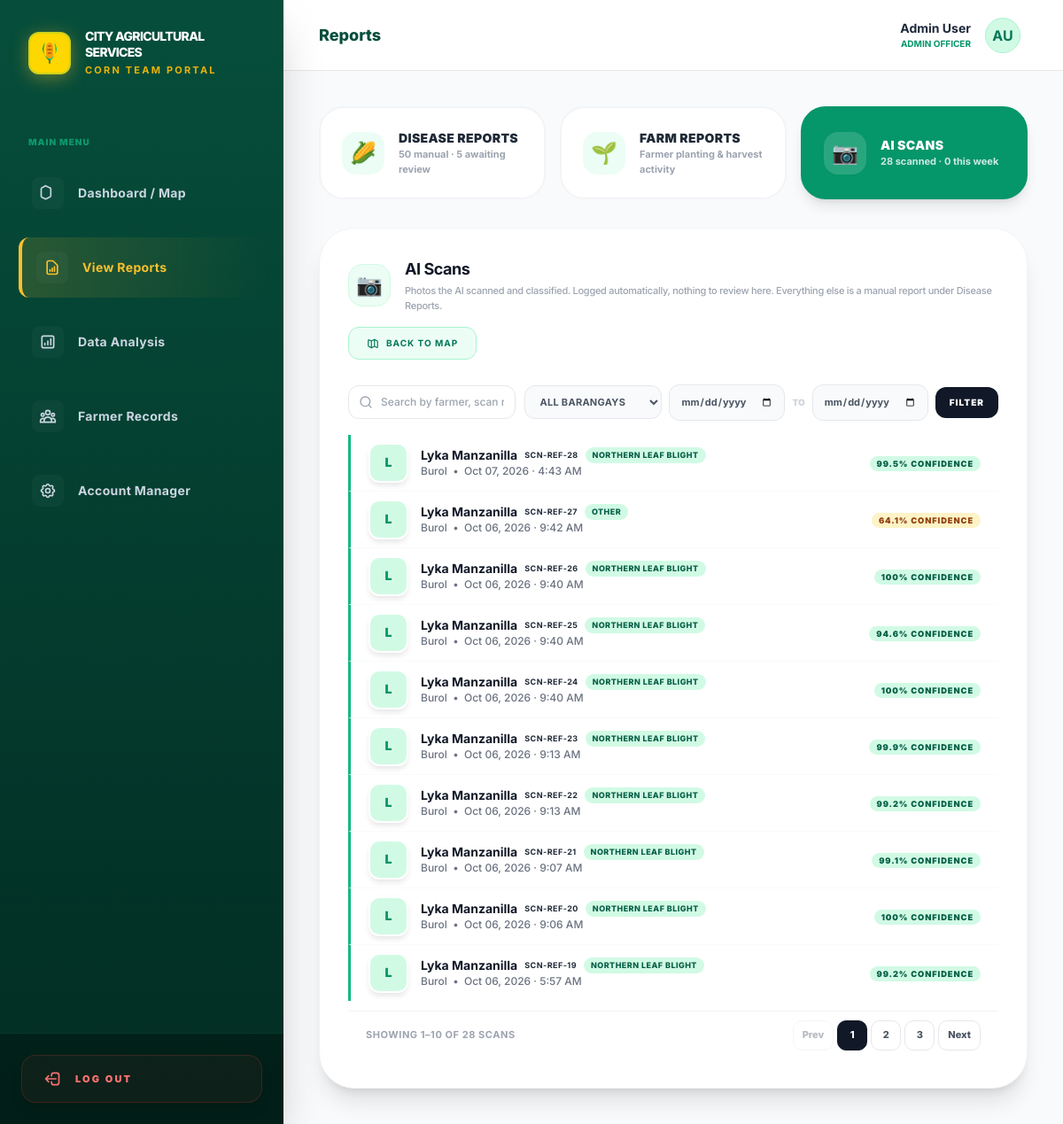
The app's page /reports.php?view=scans (signed in) with its own data.
### tables this page shows
CREATE TABLE `disease_cases` (
  `case_id` int(11) NOT NULL,
  `reference_id` varchar(50) NOT NULL,
  `farm_id` int(11) NOT NULL,
  `farmer_id` int(11) NOT NULL,
  `barangay_id` int(11) DEFAULT NULL,
  `disease_id` int(11) DEFAULT NULL,
  `reported_by` int(11) NOT NULL,
  `report_date` datetime NOT NULL,
  `growth_stage` varchar(50) DEFAULT NULL,
  `date_planted` date DEFAULT NULL,
  `planting_date` date DEFAULT NULL,
  `plants_affected` int(11) DEFAULT NULL,
  `total_plants` int(11) DEFAULT NULL,
  `infection_percentage` decimal(5,2) DEFAULT NULL,
  `severity` enum('low','moderate','high','critical') DEFAULT NULL,
  `description` text DEFAULT NULL,
  `photo_evidence` varchar(255) DEFAULT NULL,
  `status` enum('pending','verified','rejected','resolved') DEFAULT 'pending',
  `verified_by` int(11) DEFAULT NULL,
  `verified_date` date DEFAULT NULL,
  `treatment_recommendation` text DEFAULT NULL,
  `follow_up_date` date DEFAULT NULL,
  `created_at` timestamp NOT NULL DEFAULT current_timestamp(),
  `updated_at` timestamp NOT NULL DEFAULT current_timestamp() ON UPDATE current_timestamp(),
  `remarks` text DEFAULT NULL,
  `recommendation_text` text DEFAULT NULL,
  `recommendation_sent` tinyint(1) NOT NULL DEFAULT 0,
  `recommendation_sent_at` timestamp NULL DEFAULT NULL,
  `farmer_reply_text` longtext DEFAULT NULL,
  `farmer_reply_at` timestamp NULL DEFAULT NULL,
  `source` enum('manual_report','scan') NOT NULL DEFAULT 'manual_report',
  `latitude` decimal(10,8) DEFAULT NULL,
  `longitude` decimal(11,8) DEFAULT NULL,
  `gps_accuracy` decimal(8,2) DEFAULT NULL,
  `altitude` decimal(10,2) DEFAULT NULL,
  `verified_at` datetime DEFAULT NULL,
  `rejected_by` int(11) DEFAULT NULL,
  `rejected_at` datetime DEFAULT NULL,
  `resolved_by` int(11) DEFAULT NULL,
  `resolved_at` datetime DEFAULT NULL
);

CREATE TABLE `farmers` (
  `farmer_id` int(11) NOT NULL,
  `farmer_name` varchar(100) NOT NULL,
  `gender` enum('Male','Female') NOT NULL,
  `age` int(11) NOT NULL,
  `contact_number` varchar(15) NOT NULL,
  `email` varchar(100) DEFAULT NULL,
  `password` varchar(255) NOT NULL,
  `barangay_id` int(11) NOT NULL,
  `years_farming` int(11) DEFAULT NULL,
  `profile_photo` longblob DEFAULT NULL,
  `status` varchar(20) DEFAULT 'active',
  `created_at` timestamp NOT NULL DEFAULT current_timestamp(),
  `updated_at` timestamp NOT NULL DEFAULT current_timestamp() ON UPDATE current_timestamp(),
  `profile_farmers` varchar(255) DEFAULT NULL
);

CREATE TABLE `barangays` (
  `id` varchar(50) NOT NULL,
  `name` varchar(100) NOT NULL,
  `svg_path` text DEFAULT NULL,
  `fill_color` varchar(10) DEFAULT '#06402B',
  `report_issue` text DEFAULT NULL,
  `report_date` datetime DEFAULT NULL,
  `created_at` timestamp NOT NULL DEFAULT current_timestamp()
);

### reports.php (the view, shortened to what the rows shown need)
<?php
$isAjax = (($_SERVER['HTTP_X_REQUESTED_WITH'] ?? '') === 'XMLHttpRequest');
$CASD_AJAX_SKIP_LAYOUT = true;
if ($isAjax && $CASD_AJAX_SKIP_LAYOUT) {
    require_once __DIR__ . "/src/session_guard.php";
} else {
    include "includes/layout.php";
}
require_once __DIR__ . "/new_case_report.php";
require_once __DIR__ . "/reports_poll.php";
$view = $_GET['view'] ?? 'disease';
$filterBarangayId = isset($_GET['barangay_id']) ? (int)$_GET['barangay_id'] : 0;
?>
<?php if ($view === 'scans'): ?>
<?php
$scanBrgySql = $filterBarangayId ? "AND dc.barangay_id = " . (int)$filterBarangayId : "";
$scanDateSql = "";
$scanHighlightId = isset($_GET['scan_id']) ? (int)$_GET['scan_id'] : 0;
$scanLimit       = 500;
$farmerPk = null;
$farmerCols = [];
$fc_q = mysqli_query($conn, "SHOW COLUMNS FROM farmers");
if ($fc_q) { while ($fc = mysqli_fetch_assoc($fc_q)) { $farmerCols[] = $fc['Field']; } }
if (in_array('farmer_name', $farmerCols, true)) {
    foreach (['farmer_id', 'id'] as $cand) {
        if (in_array($cand, $farmerCols, true)) { $farmerPk = $cand; break; }
    }
}
$scanFarmerSelect = $farmerPk ? "f.farmer_name AS farmer_name_db," : "NULL AS farmer_name_db,";
$scanFarmerJoin   = $farmerPk ? "LEFT JOIN farmers f ON f.`$farmerPk` = dc.farmer_id" : "";
$scanParse = function ($desc) {
    $label = null; $conf = null; $confNum = null;
    if (preg_match('/AI scan:\s*(.+?)\s+detected\b/i', (string)$desc, $m)) {
        $label = trim(str_replace('_', ' ', preg_replace('/^Corn_+/i', '', trim($m[1]))));
    }
    if (preg_match('/Confidence:\s*([\d.]+)\s*%/i', (string)$desc, $m)) {
        $conf    = rtrim(rtrim(number_format((float)$m[1], 1), '0'), '.') . '%';
        $confNum = (float)$m[1];
    }
    return [$label, $conf, $confNum];
};
$scanGroups = [];
$scanOrder  = [];
$scan_q = mysqli_query($conn, "SELECT dc.case_id, dc.reference_id, dc.report_date, dc.description,
            dc.farmer_id, dc.disease_id, dc.photo_evidence, dc.latitude, dc.longitude, dc.gps_accuracy,
            $scanFarmerSelect
            b.name AS brgy_name, d.disease_name
        FROM disease_cases dc
        LEFT JOIN barangays b ON dc.barangay_id = b.id
        LEFT JOIN diseases d  ON dc.disease_id  = d.disease_id
        $scanFarmerJoin
        WHERE dc.`source` = 'scan' $scanBrgySql $scanDateSql
        ORDER BY dc.report_date DESC, dc.case_id ASC
        LIMIT $scanLimit");
if ($scan_q) {
    while ($r = mysqli_fetch_assoc($scan_q)) {
        $key = trim((string)($r['reference_id'] ?? '')) !== '' ? (string)$r['reference_id'] : 'case-' . $r['case_id'];
        if (!isset($scanGroups[$key])) {
            $scanGroups[$key] = ['primary' => $r, 'diseases' => [], 'confs' => [], 'confnums' => [], 'case_ids' => []];
            $scanOrder[] = $key;
        }
        [$pLabel, $pConf, $pNum] = $scanParse($r['description']);
        $dn = trim((string)(($r['disease_name'] ?? '') !== '' ? $r['disease_name'] : ($pLabel ?? '')));
        if ($dn !== '' && !in_array($dn, $scanGroups[$key]['diseases'], true)) {
            $scanGroups[$key]['diseases'][] = $dn;
        }
        if ($pConf !== null) { $scanGroups[$key]['confs'][] = $pConf; }
        if ($pNum !== null)  { $scanGroups[$key]['confnums'][] = $pNum; }
        $scanGroups[$key]['case_ids'][] = (int)$r['case_id'];
    }
}
?>
<div class="bg-white p-8 rounded-[2.5rem] border border-gray-100 shadow-xl">
    <div id="scanPanel">
    <div id="scanList" class="divide-y divide-gray-50 mt-4">
        <?php if (count($scanOrder) > 0):
            foreach ($scanOrder as $__sref):
                $sg        = $scanGroups[$__sref];
                $srow      = $sg['primary'];
                $sFarmer   = !empty($srow['farmer_name_db']) ? $srow['farmer_name_db']
                             : ((int)($srow['farmer_id'] ?? 0) > 0 ? 'Farmer #' . (int)$srow['farmer_id'] : '— Unassigned —');
                $sDiseases = !empty($sg['diseases']) ? implode(' + ', $sg['diseases']) : '—';
                $sConf     = !empty($sg['confs']) ? $sg['confs'][0] : null;
                $sConfNum  = !empty($sg['confnums']) ? $sg['confnums'][0] : null;
                $sConfClass = $sConfNum === null ? 'sev-low' : ($sConfNum >= 80 ? 'sev-low' : ($sConfNum >= 60 ? 'sev-moderate' : 'sev-high'));
                $sIsTarget = $scanHighlightId && in_array($scanHighlightId, $sg['case_ids'], true);
                $sPhoto    = trim((string)($srow['photo_evidence'] ?? ''));
                $sPhotoSrc = $sPhoto === '' ? '' : rtrim(SCAN_PHOTO_DIR, '/') . '/' . rawurlencode(basename(str_replace('\\', '/', $sPhoto)));
                $sInitial  = preg_match('/\p{L}/u', $sFarmer, $__im) ? htmlspecialchars(strtoupper($__im[0])) : '?';
                $sTs       = strtotime($srow['report_date']);
                [$__sLabel] = $scanParse($srow['description']);
                $sUnidentified = in_array((int)($srow['disease_id'] ?? 0), [0, 999], true)
                                 && $__sLabel !== null && preg_match('/^(other|unidentified|unknown)\b/i', $__sLabel);
                $scanModal = [
                    'case_id'        => (int)$srow['case_id'],
                    'unidentified'   => (bool)$sUnidentified,
                    'reference_id'   => (string)($srow['reference_id'] ?? ''),
                    'farmer'         => $sFarmer,
                    'barangay'       => $srow['brgy_name'] ?? '— Unassigned —',
                    'disease'        => $sDiseases,
                    'confidence'     => $sConf,
                    'confidence_pct' => $sConfNum,
                    'date'           => date('M d, Y', $sTs),
                    'time'           => date('g:i A', $sTs),
                    'photo'          => $sPhotoSrc,
                    'lat'            => ($srow['latitude']  ?? '') !== '' ? $srow['latitude']  : null,
                    'lng'            => ($srow['longitude'] ?? '') !== '' ? $srow['longitude'] : null,
                    'acc'            => ($srow['gps_accuracy'] ?? '') !== '' ? $srow['gps_accuracy'] : null,
                ];
                $sSearch   = strtolower(implode(' ', [
                    $sFarmer, (string)($srow['reference_id'] ?? ''), $srow['brgy_name'] ?? '', $sDiseases,
                ]));
        ?>
        <div class="dr-row scan-row" data-ref="<?= htmlspecialchars(trim((string)($srow['reference_id'] ?? '')) !== '' ? $srow['reference_id'] : 'c' . $srow['case_id']) ?>" <?= $sIsTarget ? 'id="scanTargetRow"' : '' ?>
             style="border-left:3px solid #10b981;<?= $sIsTarget ? 'background:#ecfdf5;' : '' ?>"
             data-search="<?= htmlspecialchars($sSearch) ?>"
             role="button" tabindex="0"
             onclick='openScanModal(<?= htmlspecialchars(json_encode($scanModal), ENT_QUOTES, 'UTF-8') ?>)'
             onkeydown="if(event.key==='Enter'||event.key===' '){event.preventDefault();this.click();}">
            <div class="flex items-center gap-3.5 min-w-0">
                <?php if ($sPhotoSrc !== ''): ?>
                <div class="farmer-avatar bg-emerald-100 items-center justify-center text-emerald-600 font-black text-sm rounded-xl" style="display:none"><?= $sInitial ?></div>
                <?php else: ?>
                <div class="farmer-avatar bg-emerald-100 flex items-center justify-center text-emerald-600 font-black text-sm rounded-xl shrink-0"><?= $sInitial ?></div>
                <?php endif; ?>
                <div class="min-w-0">
                    <div class="flex items-center gap-2 flex-wrap">
                        <span class="font-bold text-gray-900 text-sm truncate"><?= htmlspecialchars($sFarmer) ?></span>
                        <?php if (!empty($srow['reference_id'])): ?>
                        <span class="text-[9px] font-bold uppercase tracking-wider text-gray-800"><?= htmlspecialchars($srow['reference_id']) ?></span>
                        <?php endif; ?>
                        <span class="dr-type-chip"><?= htmlspecialchars($sDiseases) ?></span>
                    </div>
                    <p class="text-xs text-gray-500 font-medium truncate">
                        <?= htmlspecialchars($srow['brgy_name'] ?? '— Unassigned —') ?> &nbsp;&bull;&nbsp; <?= htmlspecialchars(date('M d, Y', strtotime($srow['report_date']))) ?> &middot; <?= htmlspecialchars(date('g:i A', strtotime($srow['report_date']))) ?>
                    </p>
                </div>
            </div>
            <div class="flex items-center gap-2 shrink-0">
                <?php if ($sConf !== null): ?>
                <span class="sev-badge <?= $sConfClass ?>"><?= htmlspecialchars($sConf) ?> confidence</span>
                <?php endif; ?>
            </div>
        </div>
        <?php endforeach; endif; ?>
    </div>
    </div>
</div>
<?php endif;  ?>
<?php include "includes/layout-end.php"; ?>

### records on screen
disease_cases: farmer.farmer_name "L", farmer.farmer_name "Lyka Manzanilla", reference "SCN-REF-28", sDiseases "NORTHERN LEAF BLIGHT", barangay.name "Burol", report_date "Oct 07, 2026", report_date "4:43 AM", sConf "99.5%"
disease_cases: farmer.farmer_name "L", farmer.farmer_name "Lyka Manzanilla", reference "SCN-REF-27", sDiseases "OTHER", barangay.name "Burol", report_date "Oct 06, 2026", report_date "9:42 AM", sConf "64.1%"
disease_cases: farmer.farmer_name "L", farmer.farmer_name "Lyka Manzanilla", reference "SCN-REF-26", sDiseases "NORTHERN LEAF BLIGHT", barangay.name "Burol", report_date "Oct 06, 2026", report_date "9:40 AM", sConf "100%"
disease_cases: farmer.farmer_name "L", farmer.farmer_name "Lyka Manzanilla", reference "SCN-REF-25", sDiseases "NORTHERN LEAF BLIGHT", barangay.name "Burol", report_date "Oct 06, 2026", report_date "9:40 AM", sConf "94.6%"
disease_cases: farmer.farmer_name "L", farmer.farmer_name "Lyka Manzanilla", reference "SCN-REF-24", sDiseases "NORTHERN LEAF BLIGHT", barangay.name "Burol", report_date "Oct 06, 2026", report_date "9:40 AM", sConf "100%"
disease_cases: farmer.farmer_name "L", farmer.farmer_name "Lyka Manzanilla", reference "SCN-REF-23", sDiseases "NORTHERN LEAF BLIGHT", barangay.name "Burol", report_date "Oct 06, 2026", report_date "9:13 AM", sConf "99.9%"
disease_cases: farmer.farmer_name "L", farmer.farmer_name "Lyka Manzanilla", reference "SCN-REF-22", sDiseases "NORTHERN LEAF BLIGHT", barangay.name "Burol", report_date "Oct 06, 2026", report_date "9:13 AM", sConf "99.2%"
disease_cases: farmer.farmer_name "L", farmer.farmer_name "Lyka Manzanilla", reference "SCN-REF-21", sDiseases "NORTHERN LEAF BLIGHT", barangay.name "Burol", report_date "Oct 06, 2026", report_date "9:07 AM", sConf "99.1%"
disease_cases: farmer.farmer_name "L", farmer.farmer_name "Lyka Manzanilla", reference "SCN-REF-20", sDiseases "NORTHERN LEAF BLIGHT", barangay.name "Burol", report_date "Oct 06, 2026", report_date "9:06 AM", sConf "100%"
disease_cases: farmer.farmer_name "L", farmer.farmer_name "Lyka Manzanilla", reference "SCN-REF-19", sDiseases "NORTHERN LEAF BLIGHT", barangay.name "Burol", report_date "Oct 06, 2026", report_date "5:57 AM", sConf "99.2%"

### other values on screen
$pageTitle "Reports"
$sessionName "Admin User"
$sessionRole "ADMIN"
$initials "AU"
$stats['total'] "50"
$stats['pending'] "5"
$scanStats['total'] "28"
$scanStats['week'] "0"
